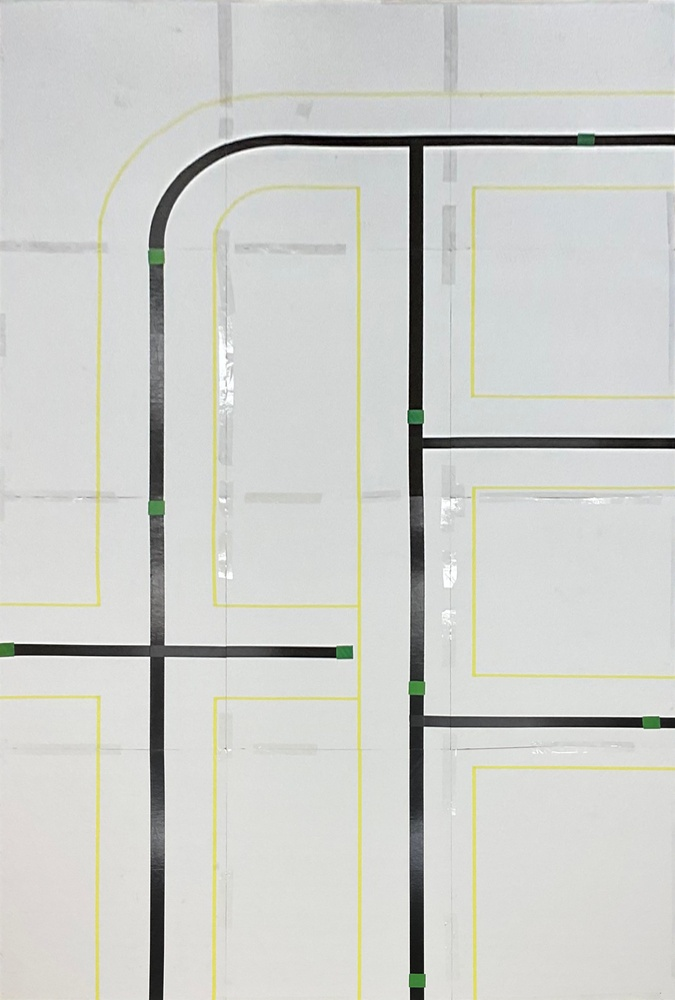
#> input picture bg.jpg, 675 x 1000 px, shrunk from 1350 x 2000 before the run
$ python carsim.py
#> lines starting #> are read from the running program, lines starting #| are printed output that depends on the picture
from __future__ import print_function, division

import os
import os.path
import cv2
import numpy as np


START_POSITION = np.float64([0.62, 0])
CAMERA_DISPLACEMENT = 0.3
WORLD_WIDTH = 2.7
WORLD_HEIGHT = 3.0
RESOLUTION = (200, 200)
VIEWPORT_WIDTH = 0.2
VIEWPORT_HEIGHT = 0.2
SKY_COLOR = (0, 0, 0)


class CarSimulator(object):
    def __init__(self, jitter=False, delay=0, bg_path=None):
#> called with jitter = False, delay = 0
        if bg_path is not None:
            self.background = cv2.imread(bg_path, cv2.IMREAD_COLOR)
        elif os.path.exists('bg.jpg'):
            self.background = cv2.imread('bg.jpg', cv2.IMREAD_COLOR)
#> self.background is the input picture: shape (1000, 675, 3); mean B, G, R 203.4, 207, 205.7
        else:
            self.background = np.zeros((40, 27, 3), dtype='uint8')
            self.background += 240
        self.delay = delay + 1
        self.jitter = not not jitter
        self.reset()

    def reset(self):
        self.yaw = np.float64(0)
        self.pos = START_POSITION.copy()
        self.output_buffer = []

        for _ in range(self.delay):
            self.output_buffer.append(self.render_now())
#> this loop made 1 pass
#> pass 1, in render_now, `dst = cv2.warpAffine(self.background, matrix, RESOLUTION, None, cv2.IN..`:
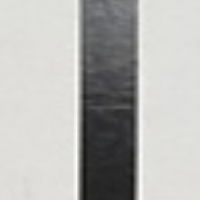
#> dst: shape (200, 200, 3); mean B, G, R 177.4, 179.6, 179.8
#> after the loop, self.output_buffer = 1 item

    def step(self, speed, rot, dt=1/30):
        """Advances simulator one step forward.
        You may want to call render() to get rendered image

        :param speed: Speed of the vehicle in meters per second.
        :param rot: Rotational speed of the vehicle in radians per second.
        :param dt: Delta time to advance. Defaults to 30 fps.
        """

        if self.jitter:
            speed *= np.random.uniform(0.9, 1.1)
            rot += np.random.uniform(-0.02, 0.02)
            rot *= np.random.uniform(0.9, 1.1)

        self.pos += np.array([np.sin(self.yaw), np.cos(self.yaw)]) * speed * dt
        self.yaw += -rot * dt

        self.output_buffer.append(self.render_now())
        if self.delay < len(self.output_buffer):
            del self.output_buffer[0]

    def render(self):
        return self.output_buffer[0]

    def render_now(self):
        tex_h, tex_w, _ = self.background.shape
        viewport_w, viewport_h = RESOLUTION

        forward = np.array([np.sin(self.yaw), np.cos(self.yaw)], dtype='float32')
        side = np.array([forward[1], -forward[0]], dtype='float32')

        camera_base = self.pos + forward * CAMERA_DISPLACEMENT - side * VIEWPORT_WIDTH / 2

        # In world coordinates
        src_point = np.array([
            camera_base + forward * VIEWPORT_HEIGHT,
            camera_base + forward * VIEWPORT_HEIGHT + side * VIEWPORT_WIDTH,
            camera_base,
        ])

        # To texture coordinates
        src_point[:, 0] *= tex_w / WORLD_WIDTH
        src_point[:, 1] *= tex_h / WORLD_HEIGHT
        src_point[:, 1] = tex_h - src_point[:, 1]
        src_point = src_point.astype('float32')

        dst_point = np.array([[0, 0], [viewport_w, 0], [0, viewport_h]], dtype='float32')

        matrix = cv2.getAffineTransform(src_point, dst_point)
        dst = cv2.warpAffine(self.background, matrix, RESOLUTION, None, cv2.INTER_LINEAR, cv2.BORDER_CONSTANT, SKY_COLOR)

        return dst


if __name__ == '__main__':
    sim = CarSimulator()
    while True:
        sim.pos[1] += 0.1
        cv2.imshow('image', sim.render())
        cv2.waitKey(1000)
        if cv2.getWindowProperty('image', cv2.WND_PROP_VISIBLE) < 1:
            break
